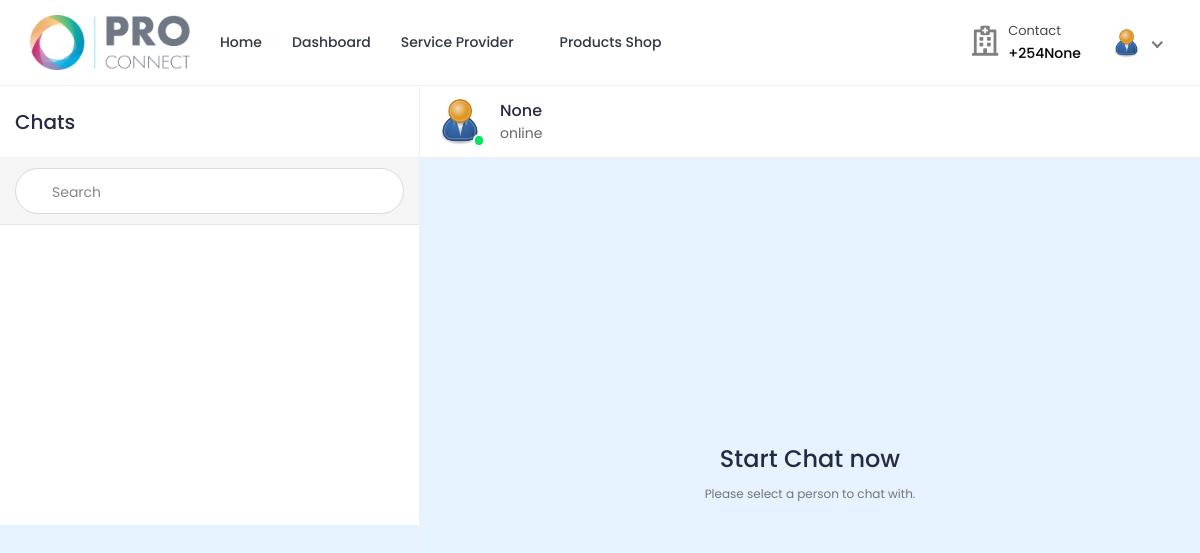
Screenshot of /chat/4/ (signed in) with the database file from the repository.
### service_provider/models.py (models this page shows, shortened)
class Client(models.Model):
    client_id = models.AutoField(primary_key=True)
    user = models.OneToOneField(User, on_delete=models.CASCADE, null=True, related_name='client')
    name = models.CharField(max_length=200, null=True, blank=True)
    username = models.CharField(max_length=200, null=True, blank=True)
    age = models.IntegerField(null=True, blank=True)
    email = models.EmailField(max_length=200, null=True, blank=True)
    phone_number = models.IntegerField(null=True, blank=True)
    address = models.CharField(max_length=200, null=True, blank=True)
    featured_image = models.ImageField(upload_to='clients/', default='clients/user-default.png', null=True, blank=True)
    history = models.CharField(max_length=200, null=True, blank=True)
    blood_group = models.CharField(max_length=200, null=True, blank=True)
    serial_number = models.CharField(max_length=200, null=True, blank=True)
    login_status = models.CharField(max_length=200, null=True, blank=True, default="offline")

### service_provider/views.py (the view)
# urls.py: path('', views.home, name='chat-home'),
@csrf_exempt
@login_required(login_url="login")
def chat(request, pk):
    client = Client.objects.get(user_id=pk)
    professionals = Professional_Information.objects.all()
    context = {'client': client, 'professionals': professionals}
    return render(request, 'chat.html', context)

### templates/chat.html (shortened to what this page needs)
{% load static %}
{%load tz%}
<!DOCTYPE html>
<html lang="en">
<head>
	<link rel="stylesheet" href="{% static 'proConnect-System/css/Normal/bootstrap.min.css' %}">
	<link rel="stylesheet" href="{% static 'proConnect-System/plugins/Normal/fontawesome/css/fontawesome.min.css' %}">
	<link rel="stylesheet" href="{% static 'proConnect-System/plugins/Normal/fontawesome/css/all.min.css' %}">
	<link rel="stylesheet" href="{% static 'proConnect-System/css/Normal/style.css' %}">
	<link rel="stylesheet" href="{% static 'proConnect-System/plugins/Normal/fancybox/jquery.fancybox.min.css'%}">
</head>
<body class="chat-page">
	<div class="main-wrapper">
		<header class="header">{% include 'client_navbar.html' %}</header>
		<div class="content">
			<div class="container-fluid">
				<div class="row">
					<div class="col-xl-12">
						<div class="chat-window">
							<div class="chat-cont-left">
								<div class="chat-header">
									<span>Chats</span>
								</div>
								<form class="chat-search" method="GET" action="{% url 'chat-home' pk=user.id %}">
									<div class="input-group">
										<div class="input-group-prepend">
										</div>
										<input type="text" class="form-control" placeholder="Search" name="search">
									</div>
								</form>
								<div class="chat-users-list">
									<div class="chat-scroll">
									</div>
								</div>
							</div>
							<div class="chat-cont-right">
								<div class="chat-header">
									<div class="media">
										<div class="media-img-wrap">
											<div class="avatar avatar-online">
												<img src="{{client.featured_image.url}}" alt="User Image" class="avatar-img rounded-circle">
											</div>
										</div>
										<div class="media-body">
											<div class="user-name">{{client.name}}</div>
											<div class="user-status">online</div>
										</div>
									</div>
								</div>
								{% if not chat_id > 0 %}
								<div class="d-flex flex-column justify-content-center align-items-center" style="height: 650px;">
									<h3>Start Chat now</h3>
									<p><small class="text-muted">Please select a person to chat with.</small></p>
								</div>
								{% endif %}
							</div>
						</div>
					</div>
				</div>
			</div>
		</div>
</body>
</html>

### templates/client_navbar.html (shortened to what this page needs)
{% load static %}
<nav class="navbar navbar-expand-lg header-nav">
  <div class="navbar-header">
    <a href="{% url 'service_provider_home'%}" class="navbar-brand logo">
      <img src="{% static 'proConnect-System/images/Normal/proconnect-logo.png' %}" class="img-fluid" alt="Logo" />
    </a>
  </div>
  <div class="main-menu-wrapper">
    <ul class="main-nav">
      <li>
        <a href="{% url 'service_provider_home'%}">Home</a>
      </li>
      <li>
        <a href="{% url 'client-dashboard' %}">Dashboard</a>
      </li>
      <li class="has-submenu">
        <a href="#">Service Provider <i class="fas fa-chevron-down"></i></a>
      </li>
      <li>
        <a href="{% url 'pharmacy_shop' %}">Products Shop</a>
      </li>
    </ul>
  </div>
  <ul class="nav header-navbar-rht">
    <li class="nav-item contact-item">
      <div class="header-contact-img">
        <i class="far fa-hospital"></i>
      </div>
      <div class="header-contact-detail">
        <p class="contact-header">Contact</p>
        <p class="contact-info-header">+254{{client.phone_number}}</p>
      </div>
    </li>
    <li class="nav-item dropdown has-arrow logged-item">
      <a href="#" class="dropdown-toggle nav-link" data-toggle="dropdown">
        <span class="user-img">
          <img class="rounded-circle" src="{{client.featured_image.url}}" width="31" alt="Richard Wilson" />
        </span>
      </a>
    </li>
  </ul>
</nav>

### rows the page displays
Client: phone_number "None", featured_image (placeholder picture), name "None"
